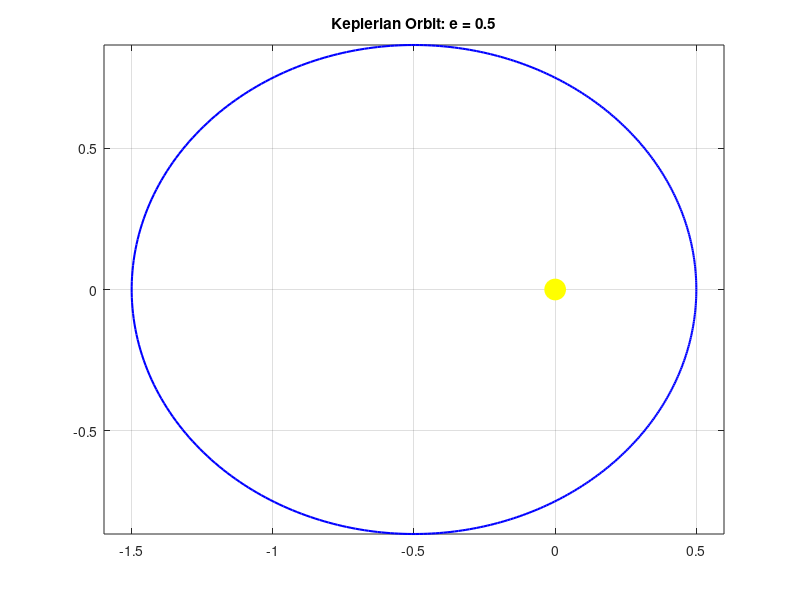

Recreate this plot in MATLAB. (Note: this script raises an error after producing the figure.)
% 03_orbital_mechanics.m
% UniLab Aerospace Engineering: Orbital Mechanics & N-Body Systems

clear all;
close all;
clc;

disp('🚀 UniLab Aerospace & Orbital Mechanics');
disp('=======================================');

%% 1. Keplerian Orbit (Satellite Dynamics)
disp('--- 1. Satellite Orbit (Elliptical) ---');
a_axis = 1.0; e_ecc = 0.5; 
theta_vec = linspace(0, 2*pi, 500);
r_orbit = a_axis * (1.0 - e_ecc^2) ./ (1.0 + e_ecc * cos(theta_vec));
x_orbit = r_orbit .* cos(theta_vec);
y_orbit = r_orbit .* sin(theta_vec);

figure;
plot(x_orbit, y_orbit, 'b-', 'LineWidth', 1.5); hold on;
plot(0, 0, 'yo', 'MarkerSize', 15, 'MarkerFaceColor', 'y'); % Central Body
title('Keplerian Orbit: e = 0.5');
axis equal; grid on;
hold off;

%% 2. Restricted 3-Body Problem (Lagrangian Points)
disp(' ');
disp('--- 2. Restricted 3-Body Problem ---');

function s_nxt = cr3bp_step(s_cur, p_par)
    s_nxt = s_cur;
    dt_step = 0.01;
    mu_val = p_par.mu; mu1 = 1.0 - mu_val;
    x_p = s_cur.pos(1); y_p = s_cur.pos(2);
    vx_v = s_cur.vel(1); vy_v = s_cur.vel(2);
    
    r1_d = sqrt((x_p + mu_val)^2 + y_p^2);
    r2_d = sqrt((x_p - mu1)^2 + y_p^2);
    
    ax_a = x_p + 2.0*vy_v - mu1*(x_p + mu_val)/r1_d^3 - mu_val*(x_p - mu1)/r2_d^3;
    ay_a = y_p - 2.0*vx_v - mu1*y_p/r1_d^3 - mu_val*y_p/r2_d^3;
    
    s_nxt.vel = s_cur.vel + [ax_a, ay_a] * dt_step;
    s_nxt.pos = s_cur.pos + s_nxt.vel * dt_step;
    s_nxt.h = [s_cur.h; s_nxt.pos];
    if size(s_nxt.h, 1) > 1000, s_nxt.h = s_nxt.h(end-999:end, :); end
end

function cr3bp_draw(ax_o, s_d)
    plot(ax_o, s_d.h(:, 1), s_d.h(:, 2), 'b-'); hold(ax_o, 'on');
    plot(ax_o, -0.012, 0, 'ko', 'MarkerSize', 10, 'MarkerFaceColor', 'k'); 
    plot(ax_o, 0.988, 0, 'go', 'MarkerSize', 5, 'MarkerFaceColor', 'g');  
    title(ax_o, 'Restricted 3-Body Problem');
    axis(ax_o, 'equal'); grid(ax_o, 'on'); hold(ax_o, 'off');
end

mu_r = 0.012277471;
st = struct('pos', [0.5, 0.5], 'vel', [-0.5, 0.5], 'h', []);
simulate('algorithm', 'step', @cr3bp_step, 'draw', @cr3bp_draw, 'state', st, 'mu', mu_r);

%% 3. Advanced N-Body Gravity
disp(' ');
disp('--- 3. Multi-Body Gravitational Cluster ---');
simulate('nbody', 'G', 2.0, 'time', [0, 20]);

disp('Orbital Mechanics Session Complete.');
